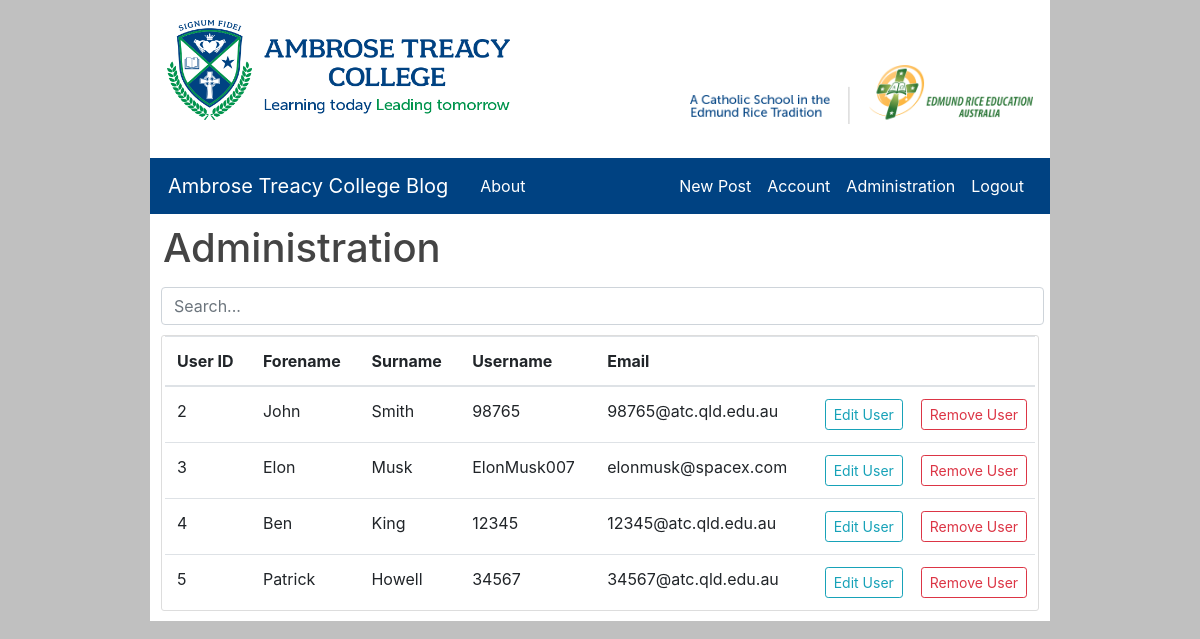
Page /admin/ (signed in) on the earlier database version.
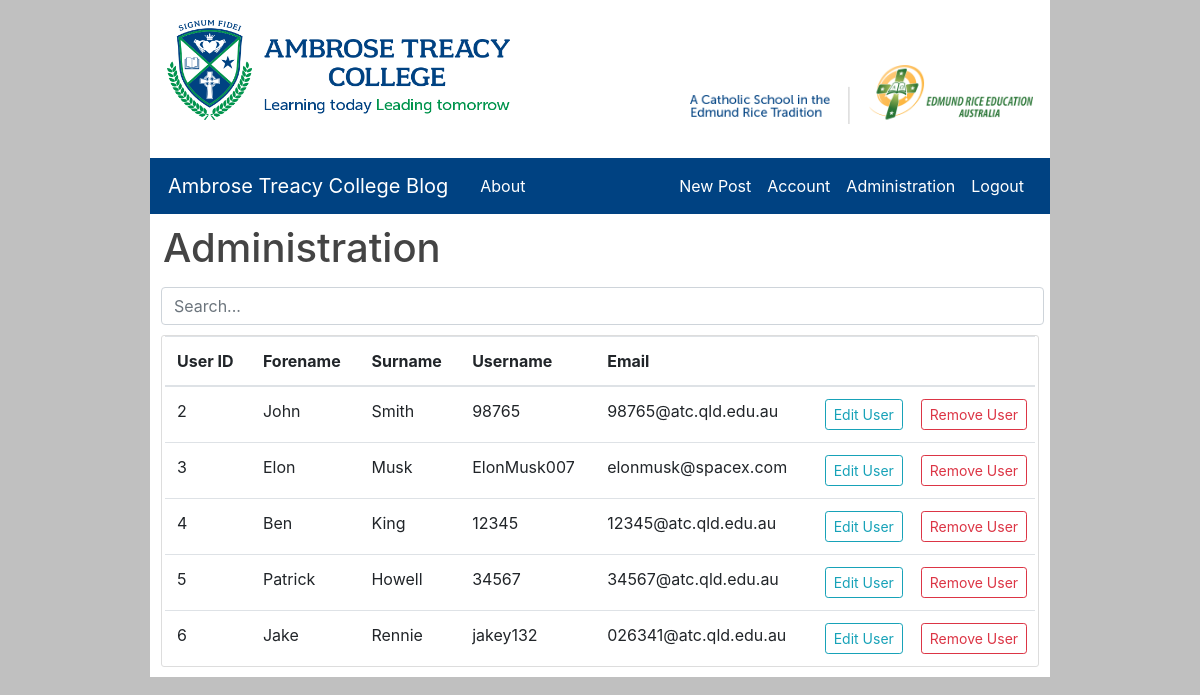
Same page on the later database version.
### flaskBlog/models.py (models this page shows, shortened)
class User(db.Model, UserMixin):
    id = db.Column(db.Integer, primary_key=True)
    username = db.Column(db.String(20), unique=True, nullable=False)
    email = db.Column(db.String(120), unique=True, nullable=False)
    image_file = db.Column(db.String(20), nullable=False, default="default.jpg")
    password = db.Column(db.String(60), nullable=False)
    administrator = db.Column(db.Integer, nullable=True)
    posts = db.relationship("Post", backref="author", lazy=True)
    forename = db.Column(db.String(50), nullable=True)
    surname = db.Column(db.String(50), nullable=True)

### flaskBlog/users/routes.py (the view)
@users.route("/admin/", methods=["GET"])
@login_required
def admin():
    if current_user.administrator != 1:
        return redirect(url_for("main.home"))
    posts = Post.query.all()
    noSidebar = False
    users = User.query.filter(User.username != current_user.username)
    return render_template("admin.html", title="Administration", users=users, posts=posts, userE=None, userD=None)

### flaskBlog/models.py (called while the page is built)
@login_manager.user_loader
def load_user(user_id):
    return User.query.get(int(user_id))

### flaskBlog/templates/admin.html (shortened to what this page needs)
{% extends 'layout.html' %}
{% block content %}
<div class="container">
    <div id="title">
        <h1>Administration</h1>
    </div>
    <div style="margin-bottom: 10px; padding-left: 5px;">
        <input class="form-control" id="searchInput" type="text" placeholder="Search...">
    </div>
    <div class="table-responsive" id="adminTable" style="width: auto;">
        <table class="table table-hover" style="margin-bottom: 0px;">
            <thead>
                <tr>
                    <th>User ID</th>
                    <th>Forename</th>
                    <th>Surname</th>
                    <th>Username</th>
                    <th>Email</th>
                    <th></th>
                    <th></th>
                </tr>
            </thead>
            <tbody id="userTable">
                {% for user in users %}
                <tr>
                    <td>
                        {{ user.id }}
                    </td>
                    <td>
                        {{ user.forename }}
                    </td>
                    <td>
                        {{ user.surname }}
                    </td>
                    <td>
                        {{ user.username }}
                    </td>
                    <td>
                        {{ user.email }}
                    </td>
                    <td style="padding-right: 0px;">
                        <a class="btn btn-outline-info btn-sm" href="{{ url_for('users.editUser', userToEdit=user.id) }}">Edit
                            User</a>
                    </td>
                    <td style="padding-right: 0px;">
                        <a class="btn btn-outline-danger btn-sm"
                            href="{{ url_for('users.deleteUser', userToDelete=user.id) }}">Remove User</a>
                    </td>
                </tr>
                {% endfor %}
            </tbody>
        </table>
    </div>
</div>
{% endblock content %}

### flaskBlog/templates/layout.html (shortened to what this page needs)
<!DOCTYPE html>
<html lang="en">
{% if title == "Administration" %}
{% set bootWidth = 12 %}
{% else %}
{% set bootWidth = 8 %}
{% endif %}
<head>
    <link rel="stylesheet" href="https://maxcdn.bootstrapcdn.com/bootstrap/4.3.1/css/bootstrap.min.css">
    <link rel="stylesheet" type="text/css" href="{{ url_for('static', filename='main.css') }}">
</head>
<body>
    <div class="container">
        <div class="banner">
            <a href="{{ url_for('main.home') }}"><img class="col-md-5 img-fluid float-left" src="\static\ATCLogo.png"
                    alt="Ambrose Treacy College"></a>
            <a href="http://www.erea.edu.au" target="_blank"><img class="col-md-5 img-fluid float-right" id="EREA"
                    src="\static\EREALogo.png" alt="A Catholic School In The Edmund Rice Tradition"></a>
        </div>
    </div>
    <header class="site-header">
        <nav class="navbar navbar-expand-md navbar-dark bg-steel">
            <div class="container">
                <a class="navbar-brand mr-4" href="{{ url_for('main.home') }}">Ambrose Treacy College Blog</a>
                <div class="collapse navbar-collapse" id="navbarToggle">
                    <div class="navbar-nav mr-auto">
                        <a class="nav-item nav-link" href="{{ url_for('main.about') }}">About</a>
                    </div>
                    <div class="navbar-nav">
                        {% if current_user.is_authenticated %}
                        <a class="nav-item nav-link" href="{{ url_for('posts.new_post') }}">New Post</a>
                        <a class="nav-item nav-link" href="{{ url_for('users.account') }}">Account</a>
                        {% if current_user.administrator == 1 %}
                        <a class="nav-item nav-link" href="{{  url_for('users.admin')  }}">Administration</a>
                        {% endif %}
                        <a class="nav-item nav-link" href="{{ url_for('users.logout') }}">Logout</a>
                        {% else %}
                        <a class="nav-item nav-link" href="{{ url_for('users.login') }}">Login</a>
                        <a class="nav-item nav-link" href="{{ url_for('users.register') }}">Register</a>
                        {% endif %}
                    </div>
                </div>
            </div>
        </nav>
    </header>
    <main role="main" class="container">
        <div class="row container" style="width: auto; margin-right: 0px;">
            <div class="col-md-{{ bootWidth }}" id="main">
                {% block content %}{% endblock %}
            </div>
        </div>
    </main>
</body>
</html>

### flaskBlog/static/main.css (style rules this page uses)
html { width: 75% !important; margin: auto !important; background-color: #c0c0c0 !important; }
.banner { height: 150px; padding-top: 20px; margin-bottom: 8px; background-color: #FFFFFF; }
#EREA { padding-top: 45px; }
#title { padding-left: 7px; padding-top: 10px; margin-bottom: 15px; }
#main { padding-right: 0px; }
#adminTable { background: rgb(255, 255, 255); padding-left: 3px; padding-right: 3px; border: 1px solid #dddddd; border-radius: 3px; margin-top: 7px; margin-left: 5px; margin-right: 5px; margin-bottom: 10px; }
.container { padding-left: 2px; padding-right: 2px; }
body { background: #ffffff; color: #333333; }
h1, h2, h3, h4, h5, h6 { color: #444444; }
.bg-steel { background-color: #004282; }
.site-header .navbar-nav .nav-link { color: #fff; }

Differences in the rows shown:
added User: id "6", forename "Jake", surname "Rennie", username "jakey132", email "026341@atc.qld.edu.au"
